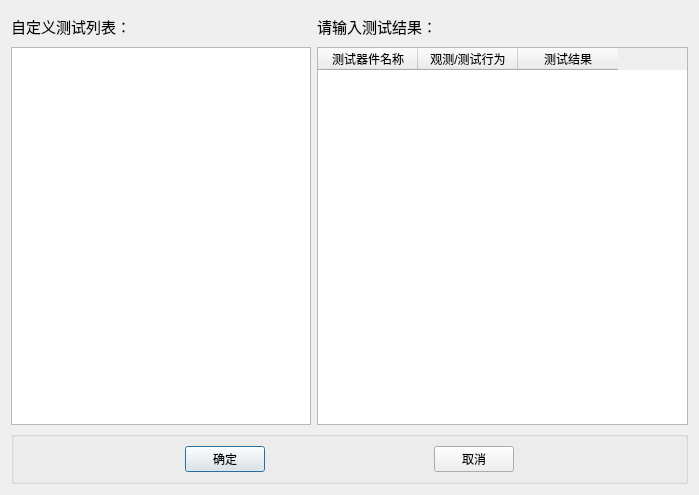
<?xml version="1.0" encoding="UTF-8"?>
<ui version="4.0">
 <class>DialogDiagUserTest</class>
 <widget class="QDialog" name="DialogDiagUserTest">
  <property name="geometry">
   <rect>
    <x>0</x>
    <y>0</y>
    <width>699</width>
    <height>495</height>
   </rect>
  </property>
  <property name="windowTitle">
   <string>Dialog</string>
  </property>
  <layout class="QGridLayout" name="gridLayout">
   <item row="0" column="0">
    <widget class="QLabel" name="label_2">
     <property name="minimumSize">
      <size>
       <width>0</width>
       <height>30</height>
      </size>
     </property>
     <property name="maximumSize">
      <size>
       <width>16777215</width>
       <height>30</height>
      </size>
     </property>
     <property name="font">
      <font>
       <family>微软雅黑</family>
       <pointsize>11</pointsize>
      </font>
     </property>
     <property name="text">
      <string>自定义测试列表：</string>
     </property>
    </widget>
   </item>
   <item row="0" column="1">
    <widget class="QLabel" name="label_3">
     <property name="minimumSize">
      <size>
       <width>0</width>
       <height>30</height>
      </size>
     </property>
     <property name="maximumSize">
      <size>
       <width>16777215</width>
       <height>30</height>
      </size>
     </property>
     <property name="font">
      <font>
       <family>微软雅黑</family>
       <pointsize>11</pointsize>
      </font>
     </property>
     <property name="text">
      <string>请输入测试结果：</string>
     </property>
    </widget>
   </item>
   <item row="1" column="0">
    <widget class="QListWidget" name="listWidget">
     <property name="maximumSize">
      <size>
       <width>300</width>
       <height>16777215</height>
      </size>
     </property>
    </widget>
   </item>
   <item row="1" column="1">
    <widget class="QTableWidget" name="Test_tableWidget">
     <property name="editTriggers">
      <set>QAbstractItemView::NoEditTriggers</set>
     </property>
     <property name="selectionBehavior">
      <enum>QAbstractItemView::SelectRows</enum>
     </property>
     <column>
      <property name="text">
       <string>测试器件名称</string>
      </property>
     </column>
     <column>
      <property name="text">
       <string>观测/测试行为</string>
      </property>
     </column>
     <column>
      <property name="text">
       <string>测试结果</string>
      </property>
     </column>
    </widget>
   </item>
   <item row="2" column="0" colspan="2">
    <widget class="QGroupBox" name="groupBox">
     <property name="title">
      <string/>
     </property>
     <layout class="QHBoxLayout" name="horizontalLayout">
      <item>
       <spacer name="horizontalSpacer_2">
        <property name="orientation">
         <enum>Qt::Horizontal</enum>
        </property>
        <property name="sizeHint" stdset="0">
         <size>
          <width>40</width>
          <height>20</height>
         </size>
        </property>
       </spacer>
      </item>
      <item>
       <widget class="QPushButton" name="Button_OK">
        <property name="text">
         <string>确定</string>
        </property>
       </widget>
      </item>
      <item>
       <spacer name="horizontalSpacer">
        <property name="orientation">
         <enum>Qt::Horizontal</enum>
        </property>
        <property name="sizeHint" stdset="0">
         <size>
          <width>40</width>
          <height>20</height>
         </size>
        </property>
       </spacer>
      </item>
      <item>
       <widget class="QPushButton" name="Button_cancel">
        <property name="text">
         <string>取消</string>
        </property>
       </widget>
      </item>
      <item>
       <spacer name="horizontalSpacer_3">
        <property name="orientation">
         <enum>Qt::Horizontal</enum>
        </property>
        <property name="sizeHint" stdset="0">
         <size>
          <width>40</width>
          <height>20</height>
         </size>
        </property>
       </spacer>
      </item>
     </layout>
    </widget>
   </item>
  </layout>
 </widget>
 <resources/>
 <connections/>
</ui>
